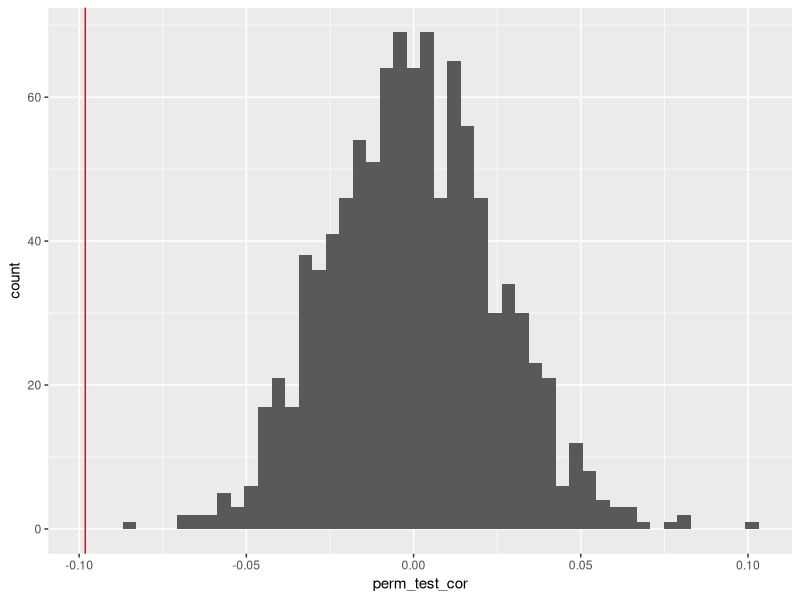

Recreate this plot in R.
## ---- chunk 1
knitr::opts_chunk$set(warning=FALSE,message=FALSE)
library(tidyverse)
pump_price <- read_csv("pump_price_for_gasoline_us_per_liter.csv",col_types = cols(`1993` = col_double(),
  `1994` = col_double(),
  `1996` = col_double(),
  `1997` = col_double(),
  `1999` = col_double(),
  `2001` = col_double(),
  `2003` = col_double(),
  `2005` = col_double(),
  `2007` = col_double(),
  `2009` = col_double(),
  `2011` = col_double(),
  `2013` = col_double(),
  `2015` = col_double()))
co2_emissions <- read_csv("co2_emissions_tonnes_per_person.csv")
## ---- chunk 2
co2_emissions <- co2_emissions %>%
  gather(`1800`:`2014`,key='year',value='CO2 Emissions (Tonnes/person)')

pump_price <- pump_price %>%
  gather(`1991`:`2016`,key = 'year',value = 'Pump Price ($/L)')

co2_and_pump <- co2_emissions %>%
  inner_join(pump_price, by = c('country','year')) %>%
  filter(!is.na(`Pump Price ($/L)`) & !is.na(`CO2 Emissions (Tonnes/person)`))
## ---- chunk 3
#The code for the map function you used and a brief description of what the code is doing

## ---- chunk 4
(act_cor <- co2_and_pump %>% 
#  group_by(country) %>% 
#  filter(country=='United States') %>%
  nest() %>% 
  mutate(cor = map(data, ~cor(.x$`CO2 Emissions (Tonnes/person)`, .x$`Pump Price ($/L)`))) %>%
  unnest(cor, .drop = TRUE) %>%
   arrange(desc(cor)))
## ---- chunk 5
perm_test_cor <- numeric(1000)

for(i in seq_along(perm_test_cor)){
  s <- sample(co2_and_pump$`CO2 Emissions (Tonnes/person)`)
  perm_test_cor[i] <- cor(co2_and_pump$`Pump Price ($/L)`,s)
}

ggplot(tibble(perm_test_cor),aes(perm_test_cor))+geom_histogram(bins = 50)+
  geom_vline(xintercept = act_cor$cor, color='red')
## ---- chunk 6
sum(act_cor$cor > perm_test_cor)/length(perm_test_cor)
## ---- chunk 7
suicides_100k <- read_csv("suicide_per_100000_people.csv")
sex_ratio <- read_csv("sex_ratio_15_49_years.csv")

#suicides_100k <- suicides_100k[complete.cases(),]
## ---- chunk 8

## ---- chunk 9
#The code for the map function you used and a brief description of what the code is doing

